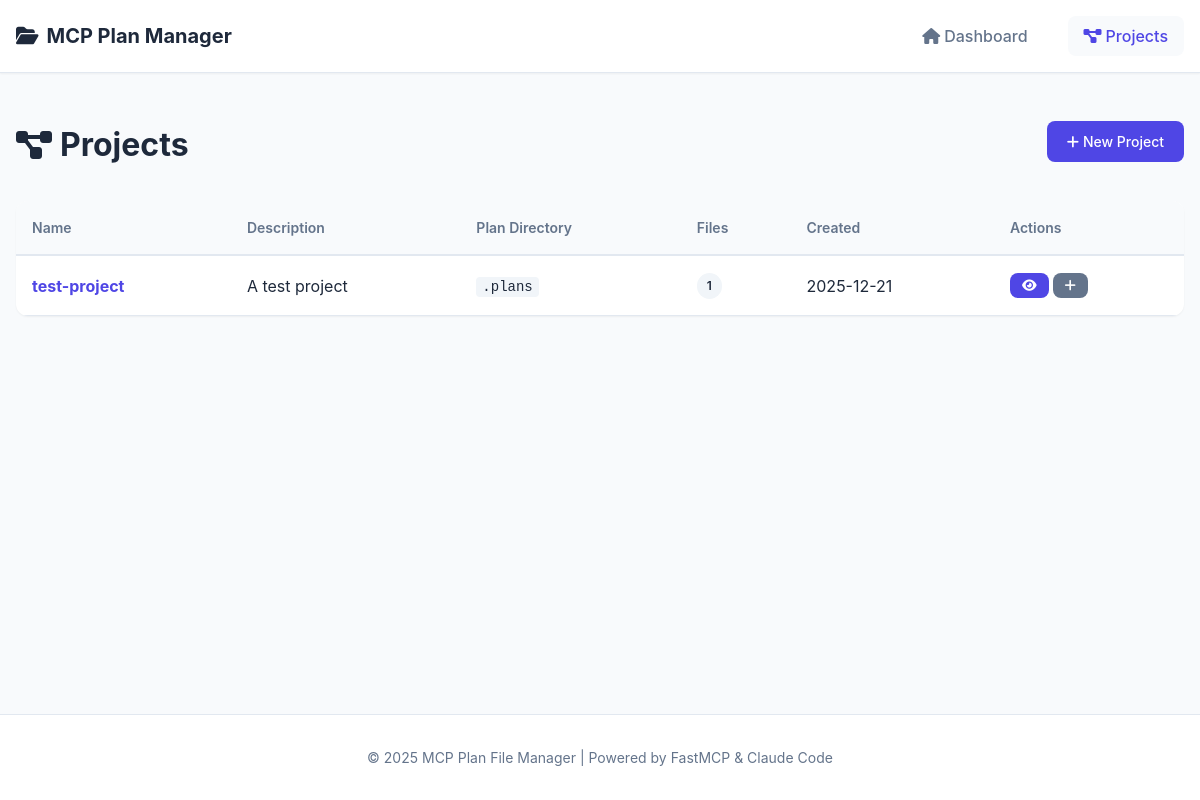
The app's page /projects with its own data.
### src/database.py (models this page shows, shortened)
class ProjectModel(Base):
    __tablename__ = "projects"
    id = Column(GUID, primary_key=True, default=uuid.uuid4)
    name = Column(String, unique=True, nullable=False, index=True)
    description = Column(Text)
    project_root = Column(String)  # Absolute path to project root (where .git is)
    plan_directory = Column(String, default=".plans")  # Relative path within project
    auto_gitignore = Column(Boolean, default=True)  # Auto-update .gitignore
    created_at = Column(DateTime, default=datetime.utcnow)
    updated_at = Column(DateTime, default=datetime.utcnow, onupdate=datetime.utcnow)
    plan_files = relationship("PlanFileModel", back_populates="project", cascade="all, delete-orphan")

### src/web.py (the view)
@app.get("/projects", response_class=HTMLResponse)
async def projects_list(request: Request):
    ensure_db()
    session = get_session()
    projects = db_list_projects(session)
    return templates.TemplateResponse("projects.html", {
        "request": request,
        "projects": projects
    })

### web/templates/projects.html (shortened to what this page needs)
{% extends "base.html" %}
{% block content %}
<div class="projects-page">
    <header class="page-header">
        <h1><i class="fas fa-project-diagram"></i> Projects</h1>
        <a href="/projects/new" class="btn btn-primary">
            <i class="fas fa-plus"></i> New Project
        </a>
    </header>
    {% if projects %}
    <div class="projects-table-container">
        <table class="data-table">
            <thead>
                <tr>
                    <th>Name</th>
                    <th>Description</th>
                    <th>Plan Directory</th>
                    <th>Files</th>
                    <th>Created</th>
                    <th>Actions</th>
                </tr>
            </thead>
            <tbody>
                {% for project in projects %}
                <tr>
                    <td>
                        <a href="/projects/{{ project.id }}" class="table-link">
                            <strong>{{ project.name }}</strong>
                        </a>
                    </td>
                    <td>{{ project.description or '-' }}</td>
                    <td><code>{{ project.plan_directory }}</code></td>
                    <td>
                        <span class="badge">{{ project.plan_files|length }}</span>
                    </td>
                    <td>{{ project.created_at.strftime('%Y-%m-%d') if project.created_at else '-' }}</td>
                    <td>
                        <div class="table-actions">
                            <a href="/projects/{{ project.id }}" class="btn btn-sm btn-primary" title="View Project">
                                <i class="fas fa-eye"></i>
                            </a>
                            <a href="/projects/{{ project.id }}/plans/new" class="btn btn-sm btn-secondary" title="New Plan">
                                <i class="fas fa-plus"></i>
                            </a>
                        </div>
                    </td>
                </tr>
                {% endfor %}
            </tbody>
        </table>
    </div>
    {% endif %}
</div>
{% endblock %}

### web/static/css/styles.css (style rules this page uses)
:root { --primary-color: #4f46e5; --primary-hover: #4338ca; --secondary-color: #64748b; --secondary-hover: #475569; --success-color: #10b981; --info-color: #3b82f6; --warning-color: #f59e0b; --error-color: #ef4444; --text-primary: #1e293b; --text-secondary: #64748b; --text-muted: #94a3b8; --bg-primary: #ffffff; --bg-secondary: #f8fafc; --bg-tertiary: #f1f5f9; --border-color: #e2e8f0; --spacing-xs: 0.25rem; --spacing-sm: 0.5rem; --spacing-md: 1rem; --spacing-lg: 1.5rem; --spacing-xl: 2rem; --spacing-2xl: 3rem; --radius-sm: 0.25rem; --radius-md: 0.5rem; --radius-lg: 0.75rem; --shadow-sm: 0 1px 2px 0 rgba(0, 0, 0, 0.05); --shadow-md: 0 4px 6px -1px rgba(0, 0, 0, 0.1); --shadow-lg: 0 10px 15px -3px rgba(0, 0, 0, 0.1); --transition-fast: 150ms ease-in-out; --transition-normal: 250ms ease-in-out; }
* { margin: 0; padding: 0; box-sizing: border-box; }
body { font-family: -apple-system, BlinkMacSystemFont, 'Segoe UI', Roboto, 'Helvetica Neue', Arial, sans-serif; font-size: 16px; line-height: 1.5; color: var(--text-primary); background-color: var(--bg-secondary); min-height: 100vh; display: flex; flex-direction: column; }
a { color: var(--primary-color); text-decoration: none; transition: color var(--transition-fast); }
code { font-family: 'Courier New', Courier, monospace; background-color: var(--bg-tertiary); padding: 0.125rem 0.375rem; border-radius: var(--radius-sm); font-size: 0.875em; }
.page-header { display: flex; justify-content: space-between; align-items: flex-start; margin-bottom: var(--spacing-xl); gap: var(--spacing-lg); }
.page-header h1 { font-size: 2rem; font-weight: 700; color: var(--text-primary); display: flex; align-items: center; gap: var(--spacing-sm); }
.btn { display: inline-flex; align-items: center; gap: var(--spacing-xs); padding: 0.625rem 1.25rem; font-size: 0.875rem; font-weight: 500; border: none; border-radius: var(--radius-md); cursor: pointer; transition: all var(--transition-fast); text-decoration: none; white-space: nowrap; }
.btn-primary { background-color: var(--primary-color); color: white; }
.btn-secondary { background-color: var(--secondary-color); color: white; }
.btn-sm { padding: 0.375rem 0.75rem; font-size: 0.8125rem; }
.badge { display: inline-flex; align-items: center; gap: var(--spacing-xs); padding: 0.25rem 0.625rem; font-size: 0.75rem; font-weight: 600; border-radius: 9999px; background: var(--bg-tertiary); color: var(--text-primary); }
.projects-table-container { background: white; border-radius: var(--radius-lg); box-shadow: var(--shadow-sm); overflow: hidden; }
.data-table { width: 100%; border-collapse: collapse; }
.data-table thead { background: var(--bg-secondary); }
.data-table th { padding: var(--spacing-md); text-align: left; font-weight: 600; font-size: 0.875rem; color: var(--text-secondary); border-bottom: 2px solid var(--border-color); }
.data-table td { padding: var(--spacing-md); border-bottom: 1px solid var(--border-color); }
.table-link { font-weight: 500; }
.table-actions { display: flex; gap: var(--spacing-xs); }

### records on screen
ProjectModel: name "test-project", description "A test project", plan_directory ".plans", plan_files|length "1", created_at "2025-12-21"
